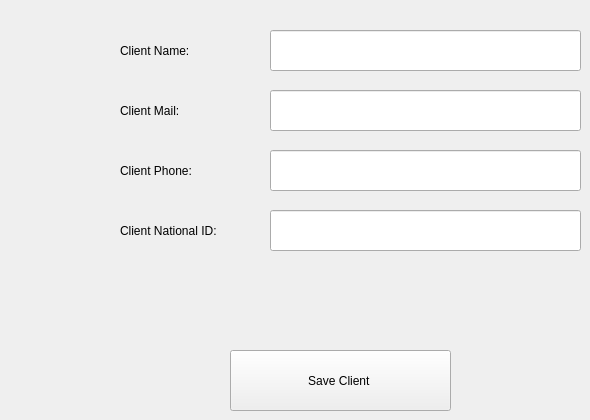
      <widget class="QWidget" name="tab_12">
       <attribute name="title">
        <string>Add Client</string>
       </attribute>
       <widget class="QLineEdit" name="lineEdit_11">
        <property name="geometry">
         <rect>
          <x>270</x>
          <y>30</y>
          <width>311</width>
          <height>41</height>
         </rect>
        </property>
       </widget>
       <widget class="QLineEdit" name="lineEdit_12">
        <property name="geometry">
         <rect>
          <x>270</x>
          <y>90</y>
          <width>311</width>
          <height>41</height>
         </rect>
        </property>
       </widget>
       <widget class="QLineEdit" name="lineEdit_13">
        <property name="geometry">
         <rect>
          <x>270</x>
          <y>150</y>
          <width>311</width>
          <height>41</height>
         </rect>
        </property>
       </widget>
       <widget class="QLineEdit" name="lineEdit_14">
        <property name="geometry">
         <rect>
          <x>270</x>
          <y>210</y>
          <width>311</width>
          <height>41</height>
         </rect>
        </property>
       </widget>
       <widget class="QLabel" name="label_2">
        <property name="geometry">
         <rect>
          <x>120</x>
          <y>30</y>
          <width>141</width>
          <height>41</height>
         </rect>
        </property>
        <property name="text">
         <string>Client Name:</string>
        </property>
       </widget>
       <widget class="QLabel" name="label_17">
        <property name="geometry">
         <rect>
          <x>120</x>
          <y>90</y>
          <width>141</width>
          <height>41</height>
         </rect>
        </property>
        <property name="text">
         <string>Client Mail:</string>
        </property>
       </widget>
       <widget class="QLabel" name="label_18">
        <property name="geometry">
         <rect>
          <x>120</x>
          <y>150</y>
          <width>141</width>
          <height>41</height>
         </rect>
        </property>
        <property name="text">
         <string>Client Phone:</string>
        </property>
       </widget>
       <widget class="QLabel" name="label_19">
        <property name="geometry">
         <rect>
          <x>120</x>
          <y>210</y>
          <width>141</width>
          <height>41</height>
         </rect>
        </property>
        <property name="text">
         <string>Client National ID:</string>
        </property>
       </widget>
       <widget class="QPushButton" name="pushButton_15">
        <property name="geometry">
         <rect>
          <x>230</x>
          <y>350</y>
          <width>221</width>
          <height>61</height>
         </rect>
        </property>
        <property name="text">
         <string>Save Client </string>
        </property>
       </widget>
      </widget>
